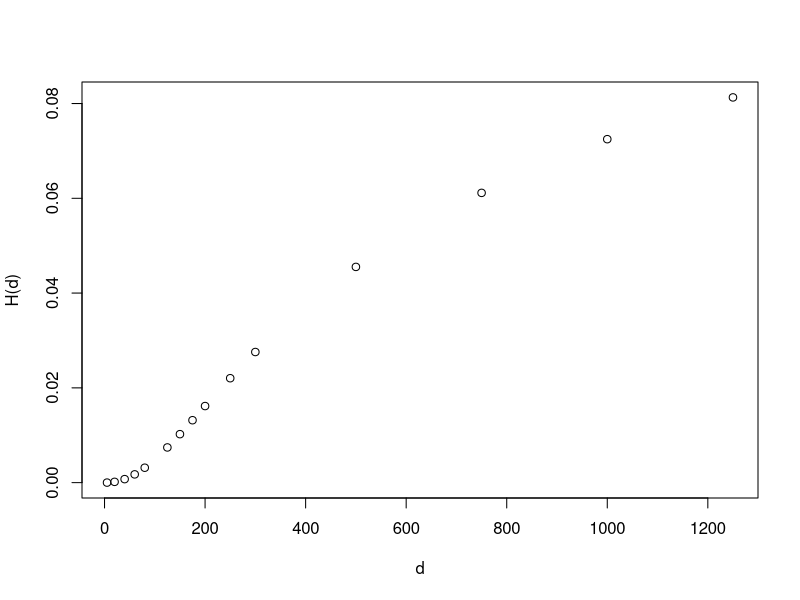

The R script that drew this image:
# Devanney SNT function

H<-function(d,dmid=180,s=2.18,g=0.02) {
  cinf=1
  c0=0
  cinf+(c0-cinf)/((1+ (d/dmid)^s)^g)
}
d<-c(5,20,40,60,80,125,150,175,200,250,300,500,750,1000,1250)
print(plot(d,H(d)))